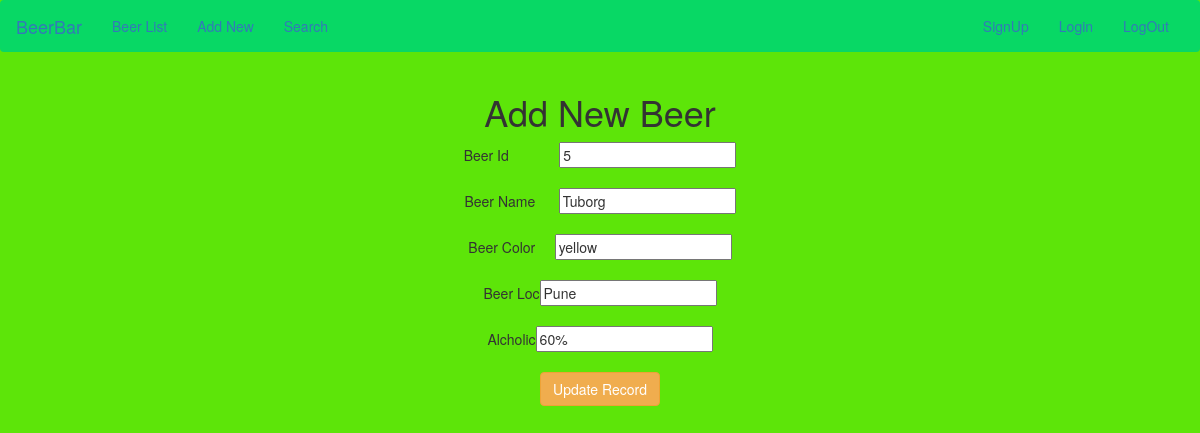
The app's page /update/5/ with its own data.
### beerapp/models.py (models this page shows)
class BeerBar(models.Model):
    bno = models.IntegerField()
    bname = models.CharField(max_length=70)
    color = models.CharField(max_length=70)
    bloc = models.CharField(max_length=70)
    alcholic = models.CharField(max_length=80)

### beerapp/views.py (the view)
# urls.py: url(r'^update/(?P<id>\d+)/$', views.beerupdate),
def beerupdate(request,id):
    beer=BeerBar.objects.get(id=id)
    if request.method=='POST':
        form=BeerBarForm(request.POST,instance=beer)
        if form.is_valid():
            form.save()
        return redirect('/')
    return render(request,'beerapp/update.html',{'beer':beer})

### templates/beerapp/update.html (shortened to what this page needs)
<!DOCTYPE html>
{% extends 'beerapp/base.html' %}
{% load staticfiles %}
{% block body_block %}
<div class="container" align="center">
    <h1>Add New Beer</h1>
<form method="post">
   Beer Id &nbsp; &nbsp;&nbsp;&nbsp; &nbsp;&nbsp;&nbsp; &nbsp;&nbsp;<input type="text" name="bno" value="{{beer.id}}"><br><br>
   Beer Name &nbsp;&nbsp;&nbsp;&nbsp; <input type="text" name="bname" value="{{beer.bname}}"><br><br>
  Beer Color &nbsp;&nbsp;&nbsp; <input type="text" name="color" value="{{beer.color}}"><br><br>
    Beer Loc<input type="text" name="bloc" value="{{beer.bloc}}"><br><br>
      Alcholic<input type="text" name="alcholic" value="{{beer.alcholic}}"><br><br>
    <input type="submit" value="Update Record" class="btn btn-warning">
</form>
{% endblock %}

### templates/beerapp/base.html (style rules this page uses)
body { background:#5de509; }

### records on screen
BeerBar: bno "5", bname "Tuborg", color "yellow", bloc "Pune", alcholic "60%"
